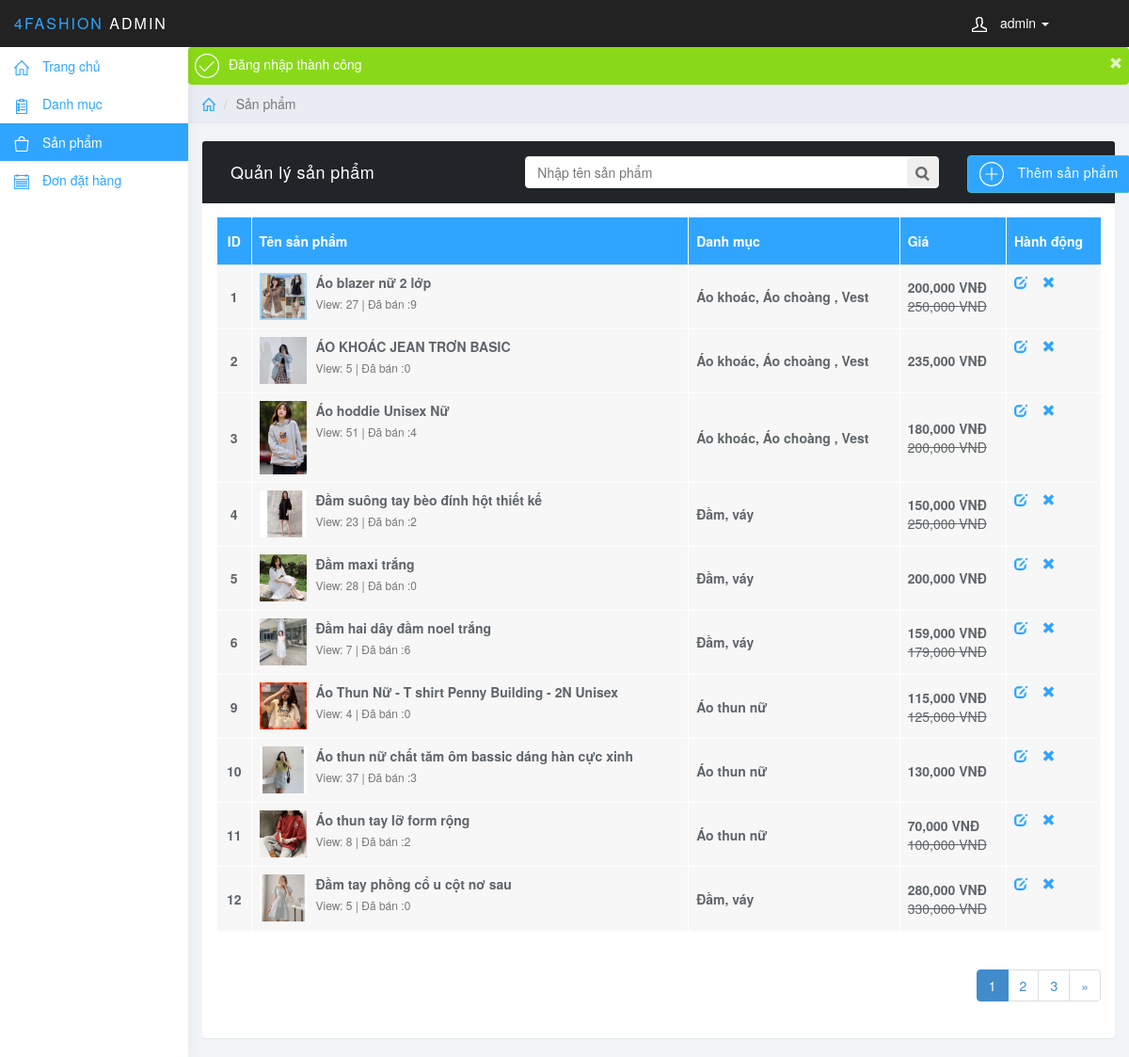
Screenshot of /admin/san_pham.php (signed in) with the database file from the repository.
### tables this page shows
CREATE TABLE `product` (
  `id` int(255) NOT NULL,
  `catalog_id` int(11) NOT NULL,
  `name` varchar(255) NOT NULL,
  `content` text NOT NULL,
  `price` decimal(15,2) NOT NULL DEFAULT 0.00,
  `discount` int(11) DEFAULT 0,
  `image_link` varchar(100) NOT NULL,
  `image_list` text NOT NULL,
  `view` int(11) NOT NULL DEFAULT 0,
  `buyed` int(255) NOT NULL,
  `rate_total` int(255) NOT NULL DEFAULT 4,
  `rate_count` int(255) NOT NULL DEFAULT 1,
  `created` timestamp NOT NULL DEFAULT current_timestamp()
);

CREATE TABLE `catalog` (
  `id` int(11) NOT NULL,
  `name` varchar(100) NOT NULL,
  `description` varchar(255) DEFAULT NULL,
  `parent_id` int(11) NOT NULL,
  `sort_order` tinyint(4) NOT NULL,
  `created` datetime NOT NULL DEFAULT current_timestamp()
);

### core/database.php (called while the page is built, shortened)
<?php
class Database
{
    private $connect;
    public function __construct()
    {
        $host = 'localhost';
        $username = 'root';
        $password = '';
        $database = 'shopthoitrang';
        $this->connect = mysqli_connect($host, $username, $password, $database);
        $this->connect->set_charset('utf8');
    }
    public function getAll($sql)
    {
        return $this->connect->query($sql)->fetch_all(MYSQLI_ASSOC);
    }
    public function count($sql)
    {
        return count($this->getAll($sql));
    }
}
$db = new Database;

### admin/san_pham.php (the view, shortened to what this page needs)
<?php
require('../core/database.php');
require('../core/pagination.php');
$sql = "SELECT product.id as id,product.name as name,price,discount,image_link,view,buyed,catalog.name as namecatalog from product inner join catalog on catalog.id = product.catalog_id";
$sql_total = "SELECT * FROM product";
$per_page = 10;
$current_page = 1;
$offset = ($current_page - 1) * $per_page;
$total = $db->count($sql_total);
$total_page = ceil($total / $per_page);
$sql .= " LIMIT $offset,$per_page";
$pagination = new Pagination($total_page, $current_page);
$product = $db->getAll($sql);
?>
<?php include('./layout/head.php'); ?>
<div class="row">
    <ol class="breadcrumb">
        <li><a href="#"><svg class="glyph stroked home">
                    <use xlink:href="#stroked-home"></use>
                </svg></a></li>
        <li class="active">Sản phẩm</li>
    </ol>
</div>
<div class="panel panel-info">
    <div class="panel-heading">
        <div class="col-md-4">Quản lý sản phẩm
        </div>
        <div class="col-md-2" style="float:right">
        <a href="./san_pham_add.php" class='btn btn-info'><svg class="glyph stroked plus sign">
                    <use xlink:href="#stroked-plus-sign" />
                </svg> Thêm sản phẩm</a></div>
        <div class="col-md-1"></div>
        <div class="col-md-6" style="float:right;margin-top: 5px">
            <form role="search" method="get">
                <div class="form-group">
                    <input name="search" type="text" class="form-control" placeholder="Nhập tên sản phẩm" value="<?= isset($_GET['search']) ? $_GET['search'] : '' ?>">
                </div>
                <button class="btn text-right" style="position: absolute;right: 16px;top: 2px;float:right; padding: 4px 8px 4px 8px;" type="submit"><img src="./public/images/ic_search.png" /></button>
            </form>
        </div>
    </div>
    <div class="panel-body">
        <form action="" method="post">
            <div class="table-responsive">
                <table class="table table-hover">
                    <thead>
                        <tr class="info">
                            <th class="text-center">ID</th>
                            <th>Tên sản phẩm</th>
                            <th>Danh mục</th>
                            <th>Giá</th>
                            <th>Hành động</th>
                        </tr>
                    </thead>
                    <tbody>
                        <?php foreach ($product as $value) { ?>
                            <tr>
                                <td style="vertical-align: middle;text-align: center;"><strong><?php echo $value['id']; ?></strong></td>
                                <td><img src="../public/images/product/<?php echo $value['image_link']; ?>" alt="" style="width: 50px;float:left;margin-right: 10px;"><strong><?php echo $value['name']; ?></strong>
                                    <p style="font-size: 12px;margin-top: 4px;">View: <?php echo $value['view']; ?> <span> | Đã bán :<?php echo $value['buyed']; ?></span></p>
                                </td>
                                <td style="vertical-align: middle"><strong><?php echo $value['namecatalog']; ?></strong></td>
                                <td style="vertical-align: middle">
                                    <?php
                                    if ($value['discount'] > 0) {
                                        $price_new = $value['price'] - $value['discount'];
                                    ?>
                                        <strong><?php echo number_format($price_new); ?> VNĐ</strong><br><del><?php echo number_format($value['price']); ?> VNĐ</del>
                                    <?php } else { ?>
                                        <strong><?php echo number_format($value['price']); ?> VNĐ</strong>
                                    <?php } ?>
                                </td>
                                <td class="list_td aligncenter">
                                    <a href="./san_pham_edit.php?id=<?= $value['id'] ?>" title="Sửa"><span class="glyphicon glyphicon-edit"></span></a>&nbsp;&nbsp;&nbsp;
                                    <a href="./san_pham_delete.php?id=<?php echo $value['id']; ?>" title="Xóa" class="remove" onclick=" return confirm('Xóa sản phẩm sẽ đặt số lượng bằng 0')"> <span class="glyphicon glyphicon-remove"></span> </a>
                                </td>
                            </tr>
                        <?php } ?>
                    </tbody>
                </table>
                <?= $pagination->render() ?>
            </div>
    </div>
</div>
<?php include('./layout/footer.php'); ?>

### admin/public/css/styles.css (style rules this page uses)
body { background: #f1f4f7; padding-top: 50px; color: #5f6468; }
p { color: #777; }
a, a:hover, a:focus { color: #30a5ff; }
.form-control { border: 1px solid #eee; box-shadow: none; }
.panel { border: 0; }
.panel-heading { font-size: 18px; font-weight: 300; letter-spacing: 0.025em; height: 66px; line-height: 45px; }
.breadcrumb { border-radius: 0; padding: 10px 15px; background: #e9ecf2; box-shadow: 0 1px 1px rgba(0, 0, 0, .05); margin: 0 ; }
.table { background: #f7f7f7; }
.table>thead>tr>th { border-bottom: 1px solid #e6e7e8; vertical-align: middle; height: 50px; }
.breadcrumb .glyph { height: 14px; width: 14px; margin: -2px 0 0 0; stroke-width: 4px; }
.alert .glyph, .panel-heading .glyph { width: 26px; height: 26px; margin: 0 10px 0 0; stroke-width: 2px; }

### admin/layout/head.php (style rules this page uses)
.glyph { fill: currentColor; display: inline-block; margin-left: auto; margin-right: auto; position: relative; text-align: center; vertical-align: middle; width: 70%; height: 70%; }

### rows the page displays
product: id "1", image_link (picture), name "Áo blazer nữ 2 lớp", view "27", buyed "9", catalog.name "Áo khoác, Áo choàng , Vest", price_new "200,000", price "250,000"
product: id "2", image_link (picture), name "ÁO KHOÁC JEAN TRƠN BASIC", view "5", buyed "0", catalog.name "Áo khoác, Áo choàng , Vest", price "235,000"
product: id "3", image_link (picture), name "Áo hoddie Unisex Nữ", view "51", buyed "4", catalog.name "Áo khoác, Áo choàng , Vest", price_new "180,000", price "200,000"
product: id "4", image_link (picture), name "Đầm suông tay bèo đính hột thiết kế", view "23", buyed "2", catalog.name "Đầm, váy", price_new "150,000", price "250,000"
product: id "5", image_link (picture), name "Đầm maxi trắng", view "28", buyed "0", catalog.name "Đầm, váy", price "200,000"
product: id "6", image_link (picture), name "Đầm hai dây đầm noel trắng", view "7", buyed "6", catalog.name "Đầm, váy", price_new "159,000", price "179,000"
product: id "9", image_link (picture), name "Áo Thun Nữ - T shirt Penny Building - 2N Unisex", view "4", buyed "0", catalog.name "Áo thun nữ", price_new "115,000", price "125,000"
product: id "10", image_link (picture), name "Áo thun nữ chất tăm ôm bassic dáng hàn cực xinh", view "37", buyed "3", catalog.name "Áo thun nữ", price "130,000"
product: id "11", image_link (picture), name "Áo thun tay lỡ form rộng", view "8", buyed "2", catalog.name "Áo thun nữ", price_new "70,000", price "100,000"
product: id "12", image_link (picture), name "Đầm tay phồng cổ u cột nơ sau", view "5", buyed "0", catalog.name "Đầm, váy", price_new "280,000", price "330,000"

### other values shown
$login['name'] "admin"
Flash::get('message_success') "Đăng nhập thành công"
